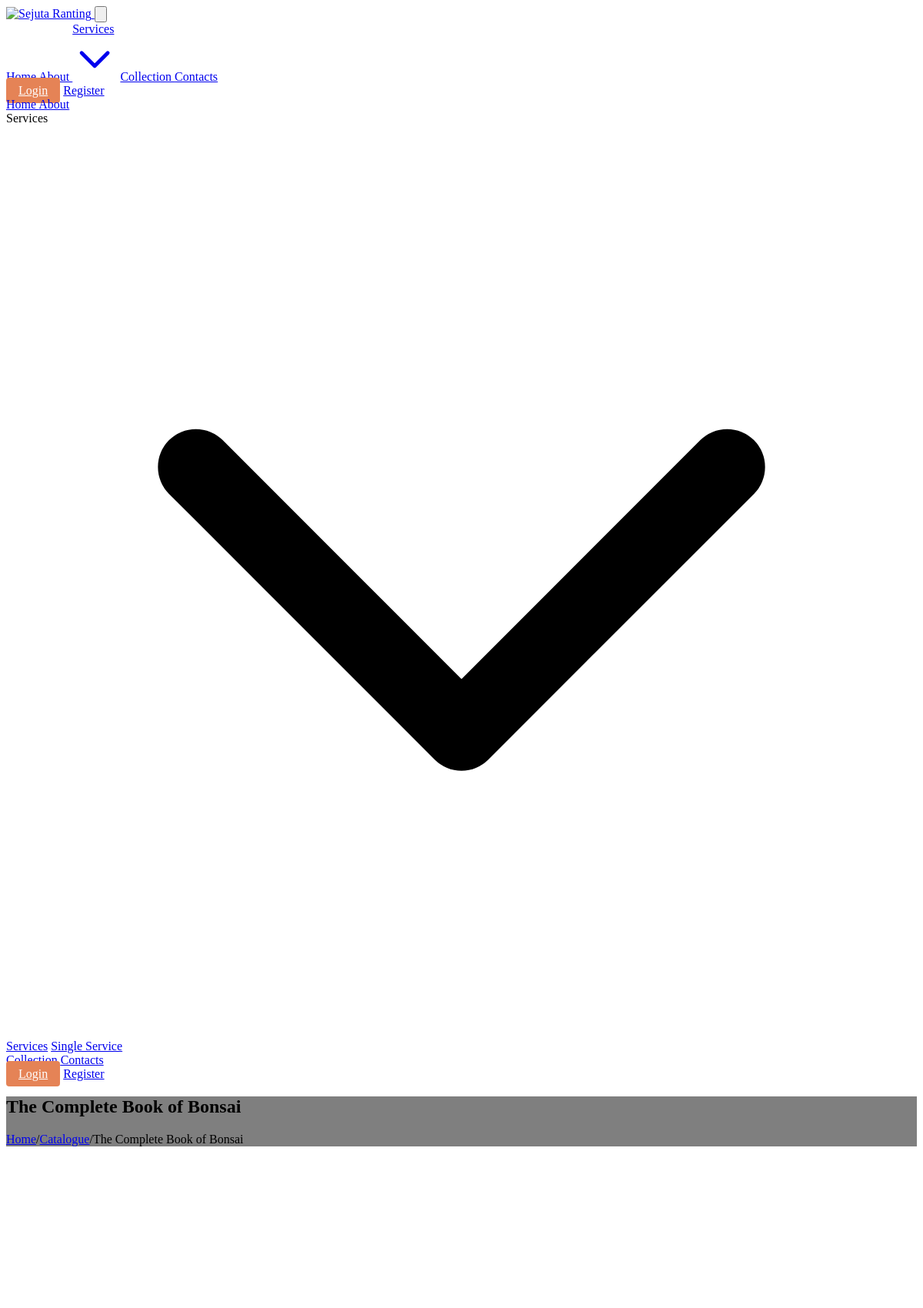
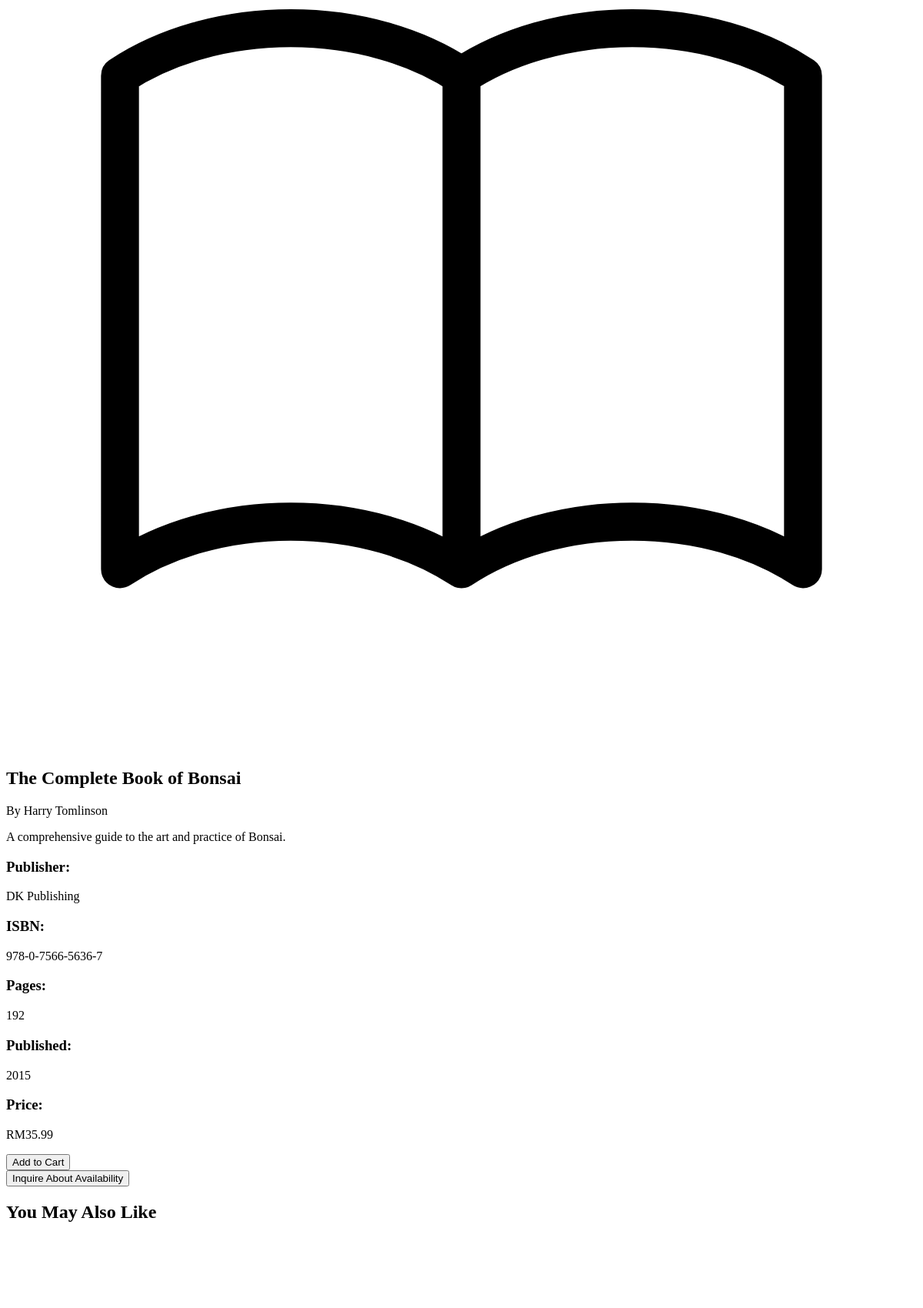
Page /book.php?id=1 (upper part) on the committed database (2 pictures, top to bottom).
### tables this page shows
CREATE TABLE books (
            id INTEGER PRIMARY KEY AUTOINCREMENT,
            title TEXT NOT NULL,
            author TEXT NOT NULL,
            description TEXT,
            price REAL NOT NULL,
            image TEXT,
            category TEXT,
            stock INTEGER DEFAULT 0,
            created_at DATETIME DEFAULT CURRENT_TIMESTAMP
        , publisher TEXT, isbn TEXT, pages INTEGER, published_year INTEGER);

### book.php (the view, shortened to what this page needs)
<?php
$book_id = (int)$_GET['id'];
$db = get_db_connection();
$stmt = $db->prepare("SELECT * FROM books WHERE id = :id");
$stmt->bindValue(':id', $book_id, SQLITE3_INTEGER);
$result = $stmt->execute();
$book = $result->fetchArray(SQLITE3_ASSOC);
require_once 'includes/header.php';
require_once 'components/breadcrumbs.php';
echo breadcrumbs([
    'Home' => 'index.php',
    'Catalogue' => 'catalogue.php',
    $book['title'] => ''
], '/Bonsai/Images/Index/tree-dark-background.jpg', $book['title']);
?>
<section class="py-12">
    <div class="container mx-auto max-w-6xl">
        <div class="bg-white rounded-lg shadow-lg overflow-hidden">
            <div class="md:flex">
                <div class="md:w-2/5 p-8 flex justify-center">
                    <div class="w-full max-w-xs">
                        <?php if (!empty($book['image']) && file_exists('Images/books/' . $book['image'])): ?>
                            <img src="Images/books/<?php echo htmlspecialchars($book['image']); ?>"
                                 alt="<?php echo htmlspecialchars($book['title']); ?>"
                                 class="w-full rounded-lg shadow-md">
                        <?php else: ?>
                            <div class="w-full h-96 bg-gray-200 rounded-lg flex items-center justify-center">
                            </div>
                        <?php endif; ?>
                    </div>
                </div>
                <div class="md:w-3/5 p-8">
                    <h1 class="text-3xl font-bold mb-2"><?php echo htmlspecialchars($book['title']); ?></h1>
                    <p class="text-xl text-gray-600 mb-6">By <?php echo htmlspecialchars($book['author']); ?></p>
                    <div class="mb-8">
                        <p class="text-gray-700 leading-relaxed"><?php echo nl2br(htmlspecialchars($book['description'])); ?></p>
                    </div>
                    <div class="grid grid-cols-2 gap-4 mb-8">
                        <div>
                            <h3 class="text-gray-500 text-sm">Publisher:</h3>
                            <p class="font-medium"><?php echo !empty($book['publisher']) ? htmlspecialchars($book['publisher']) : 'Unknown'; ?></p>
                        </div>
                        <div>
                            <h3 class="text-gray-500 text-sm">ISBN:</h3>
                            <p class="font-medium"><?php echo !empty($book['isbn']) ? htmlspecialchars($book['isbn']) : 'Unknown'; ?></p>
                        </div>
                        <div>
                            <h3 class="text-gray-500 text-sm">Pages:</h3>
                            <p class="font-medium"><?php echo !empty($book['pages']) ? $book['pages'] : 'Unknown'; ?></p>
                        </div>
                        <div>
                            <h3 class="text-gray-500 text-sm">Published:</h3>
                            <p class="font-medium"><?php echo !empty($book['published_year']) ? $book['published_year'] : 'Unknown'; ?></p>
                        </div>
                    </div>
                    <div class="mb-8">
                        <h3 class="text-gray-500 text-sm mb-1">Price:</h3>
                        <p class="text-3xl font-bold text-primary">RM<?php echo number_format($book['price'], 2); ?></p>
                    </div>
                    <div class="flex flex-wrap gap-4">
                        <?php if ($book['stock'] > 0): ?>
                            <form action="add_to_cart.php" method="POST">
                                <button type="submit" class="bg-primary text-white px-6 py-3 rounded-md hover:bg-primary-dark transition">
                                    Add to Cart
                                </button>
                            </form>
                        <?php else: ?>
                            <button disabled class="bg-gray-300 text-gray-600 px-6 py-3 rounded-md cursor-not-allowed">
                                Out of Stock
                            </button>
                        <?php endif; ?>
                        <button class="bg-gray-200 text-gray-800 px-6 py-3 rounded-md hover:bg-gray-300 transition">
                            Inquire About Availability
                        </button>
                    </div>
                </div>
            </div>
        </div>
    </div>
</section>
<section class="py-12 bg-gray-50">
    <div class="container mx-auto max-w-6xl">
        <h2 class="text-2xl font-bold mb-8">You May Also Like</h2>
        <div class="grid grid-cols-1 md:grid-cols-2 lg:grid-cols-4 gap-6">
            <?php
            $stmt = $db->prepare("
                SELECT * FROM books
                WHERE id != :book_id
                ORDER BY RANDOM()
                LIMIT 4
            ");
            $stmt->bindValue(':book_id', $book_id, SQLITE3_INTEGER);
            $result = $stmt->execute();
            while ($related_book = $result->fetchArray(SQLITE3_ASSOC)) {
                ?>
                <div class="bg-white rounded-lg shadow-md overflow-hidden transition-transform transform hover:scale-105">
                    <a href="book.php?id=<?php echo $related_book['id']; ?>" class="block">
                        <div class="h-48 bg-gray-100 overflow-hidden">
                            <?php if (!empty($related_book['image']) && file_exists('Images/books/' . $related_book['image'])): ?>
                                <img src="Images/books/<?php echo htmlspecialchars($related_book['image']); ?>"
                                     alt="<?php echo htmlspecialchars($related_book['title']); ?>"
                                     class="w-full h-full object-cover">
                            <?php else: ?>
                                <div class="h-full flex items-center justify-center bg-gray-200">
                                </div>
                            <?php endif; ?>
                        </div>
                    </a>
                </div>
            <?php } ?>
        </div>
    </div>
</section>
<?php require_once 'includes/footer.php'; ?>

### components/breadcrumbs.php
<?php
function breadcrumbs(array $items, string $background = '', string $title = '', string $animation = 'fade-down') {
    $html = '<section class="bg-secondary py-8 md:py-12">';
    if (!empty($background)) {
        $html = '<section class="relative py-16 md:py-24 parallax-element" data-parallax-speed="0.15" style="background: linear-gradient(rgba(0, 0, 0, 0.5), rgba(0, 0, 0, 0.5)), url(\'' . $background . '\') no-repeat center/cover;">';
    }
    $html .= '<div class="container mx-auto text-center">';
    if (!empty($title)) {
        $html .= '<h1 class="text-4xl md:text-5xl font-bold mb-6' . (!empty($background) ? ' text-white' : '') . '" data-aos="' . $animation . '" data-aos-duration="1000">' . $title . '</h1>';
    }
    $html .= '<div class="flex justify-center items-center flex-wrap" data-aos="' . $animation . '" data-aos-duration="1000" data-aos-delay="200">';
    $i = 0;
    $count = count($items);
    foreach ($items as $label => $url) {
        $i++;
        $isLast = ($i === $count);
        $html .= '<span class="' . (!empty($background) ? 'text-white' : '') . '">';
        if (!empty($url) && !$isLast) {
            $html .= '<a href="' . $url . '" class="hover:text-primary transition-colors">' . $label . '</a>';
        } else {
            $html .= '<span class="' . (!$isLast ? 'text-gray-500' : 'font-semibold') . '">' . $label . '</span>';
        }
        $html .= '</span>';
        if (!$isLast) {
            $html .= '<span class="mx-2' . (!empty($background) ? ' text-white' : '') . '">/</span>';
        }
    }
    $html .= '</div>';
    $html .= '</div>';
    $html .= '</section>';
    return $html;
}

### rows in the picture
books: title "The Complete Book of Bonsai", author "Harry Tomlinson", description "A comprehensive guide to the art and practice of Bonsai.", publisher "DK Publishing", isbn "978-0-7566-5636-7", pages "192", published_year "2015", price "35.99"

### other values in the picture
$label "Home"
$label "Catalogue"
$label "The Complete Book of Bonsai"
